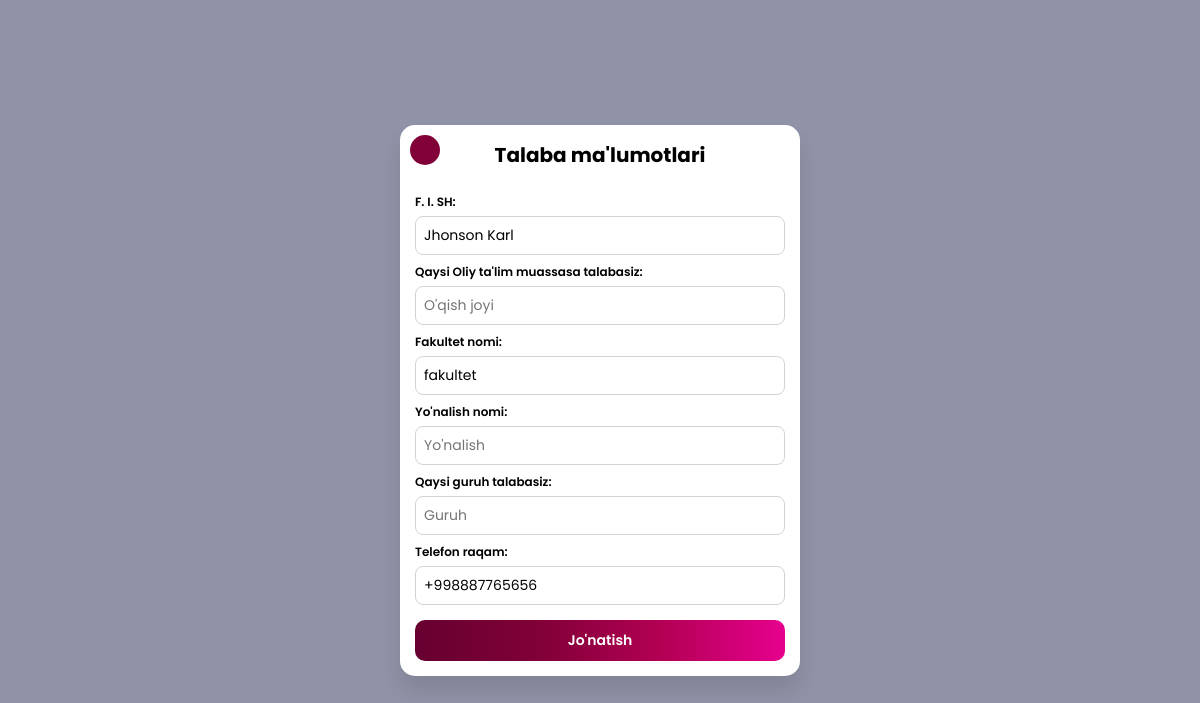
/studentregister/ (signed in), run on the app's committed database.
### main/models.py (models this page shows, shortened)
class ProfileUser(models.Model):
    ROLE_CHOICES = [
        ('teacher', "O'qituvchi"),
        ('student', "Talaba"),
    ]
    user = models.OneToOneField(User, on_delete=models.CASCADE, related_name='profile')
    full_name = models.CharField(max_length=100)
    workplace = models.CharField(max_length=150, blank=True, null=True)  # O‘qituvchilar uchun
    faculty = models.CharField(max_length=100, blank=True, null=True)
    department = models.CharField(max_length=100, blank=True, null=True)
    university = models.CharField(max_length=100, blank=True, null=True)  # Talabalar uchun
    specialization = models.CharField(max_length=100, blank=True, null=True)
    grade = models.CharField(max_length=100, blank=True, null=True)
    phone_number = models.CharField(max_length=13)
    role = models.CharField(max_length=10, choices=ROLE_CHOICES,null=True,blank=True,default='student')
    birthdate = models.DateField(null=True, blank=True)
    profile_pic = models.ImageField(upload_to='profile_pics/', blank=True, null=True)
    stars = models.IntegerField(default=0)

### main/views.py (the view)
# urls.py: path('studentregister/',student_profile_update_view),
@login_required
def student_profile_update_view(request):
    profile = request.user.profile
    if request.method == 'POST':
        form = UserProfileForm(request.POST, instance=profile)
        if form.is_valid():
            profile = form.save(commit=False)
            profile.role = request.user.profile.role
            profile.save()
            return redirect('/studentpage/')
    else:
        form = UserProfileForm(instance=profile)
    return render(request, 'registration/student-register.html', {'form': form})

### templates/registration/student-register.html (shortened to what this page needs)
<!DOCTYPE html>
<html lang="en">
<head>
</head>
<body>
    <div class="wrapper">
        <button class="back-btn" onclick="history.back()"></button>
        <h1>Talaba ma'lumotlari</h1>
        <form method="post">
            <label>F. I. SH:</label>
            {{ form.full_name }}
            <label>Qaysi Oliy ta'lim muassasa talabasiz:</label>
            {{ form.university }}
            <label>Fakultet nomi:</label>
            {{ form.faculty }}
            <label>Yo'nalish nomi:</label>
            {{ form.specialization }}
            <label>Qaysi guruh talabasiz:</label>
            {{ form.grade }}
            <label>Telefon raqam:</label>
            {{ form.phone_number }}
            <button class="button" type="submit">Jo'natish</button>
        </form>
    </div>
</body>
</html>

### templates/registration/student-register.html (style rules this page uses)
* { margin: 0; padding: 0; box-sizing: border-box; font-family: "Poppins", sans-serif; }
body { display: flex; justify-content: center; align-items: center; min-height: 100vh; width: 100%; background: #9093a7; padding: 20px; }
.wrapper { width: 90%; max-width: 400px; height: auto; background: #fff; padding: 15px; border-radius: 15px; box-shadow: 0px 15px 20px rgba(0, 0, 0, 0.1); position: relative; display: flex; flex-direction: column; justify-content: center; }
h1 { text-align: center; font-weight: 700; margin-bottom: 15px; font-size: 20px; }
.back-btn { position: absolute; top: 10px; left: 10px; width: 30px; height: 30px; background: url('https://img.icons8.com/ios-filled/50/ffffff/left.png') no-repeat center center; background-size: 70%; background-color: #800037; border: none; border-radius: 50%; cursor: pointer; transition: background 0.3s ease; }
form { display: flex; flex-direction: column; flex-grow: 1; }
label { font-weight: 600; margin-top: 8px; font-size: 12px; }
input { width: 100%; padding: 8px; margin-top: 5px; border-radius: 8px; border: 1px solid lightgray; font-size: 14px; transition: border 0.3s ease; }
.button { width: 100%; padding: 10px; background: linear-gradient(to right, #660030, #800037, #b30054, #e6008e); color: #fff; border: none; border-radius: 10px; font-size: 14px; font-weight: 600; cursor: pointer; transition: background 0.3s ease; margin-top: 15px; }

### data on the page
ProfileUser: full_name "Jhonson Karl", faculty "fakultet", phone_number "+998887765656"
